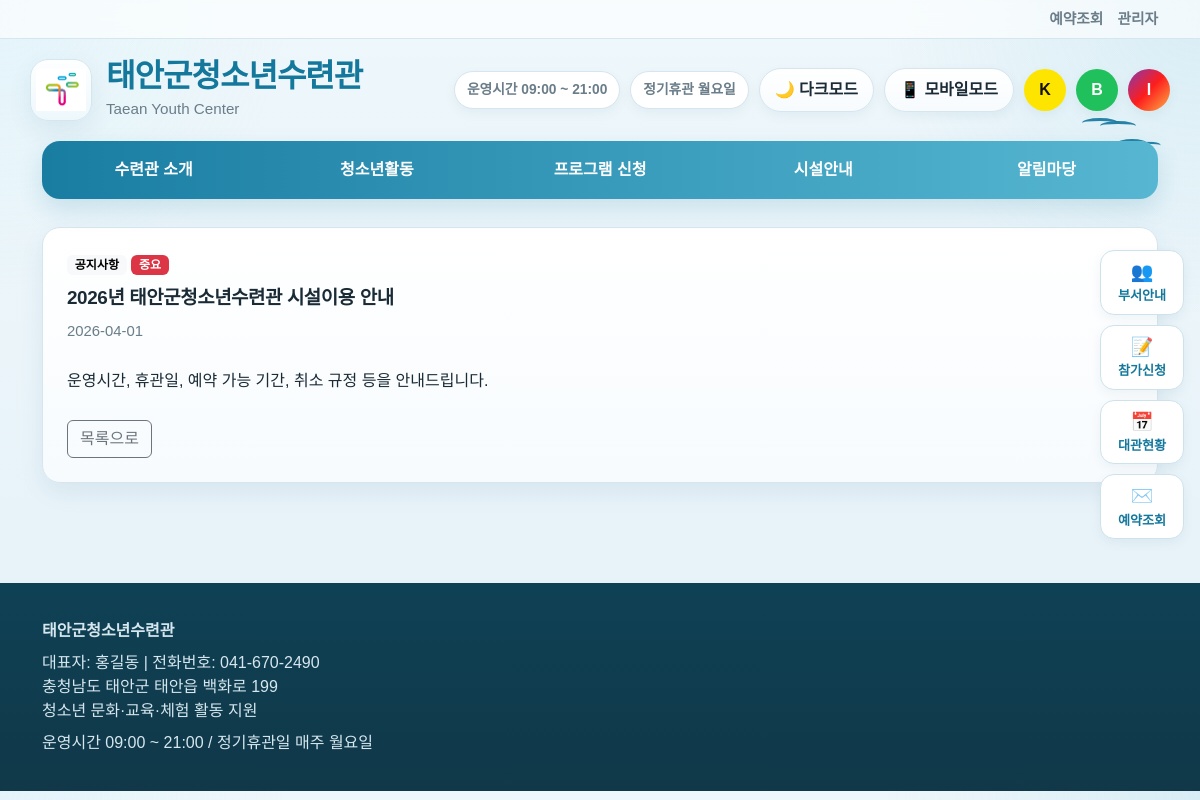
The page /notices/1 on the database its author committed.
### tables this page shows
CREATE TABLE notices (
        id INTEGER PRIMARY KEY AUTOINCREMENT,
        title TEXT NOT NULL,
        content TEXT NOT NULL,
        category TEXT NOT NULL DEFAULT '공지사항',
        is_pinned INTEGER NOT NULL DEFAULT 0,
        created_at TEXT NOT NULL
    );

### app.py (the view)
@app.route("/notices/<int:nid>")
def notice_detail(nid):
    row = get_notice(nid)
    if not row:
        abort(404)
    return render_template("notice_detail.html", row=row)

### app.py (called while the page is built)
def get_db():
    if "db" not in g:
        g.db = sqlite3.connect(DB_PATH)
        g.db.row_factory = sqlite3.Row
    return g.db

def get_notice(nid):
    db = get_db()
    return db.execute("SELECT * FROM notices WHERE id = ?", (nid,)).fetchone()

@app.context_processor
def inject_globals():
    today = date.today()
    max_date = today + timedelta(days=ADVANCE_BOOKING_DAYS)
    return {
        "STATUS_KR": STATUS_KR,
        "OPEN_HOUR": OPEN_HOUR,
        "CLOSE_HOUR": CLOSE_HOUR,
        "today": today.isoformat(),
        "today_obj": today,
        "max_date": max_date.isoformat(),
        "MAX_HOURS_PER_BOOKING": MAX_HOURS_PER_BOOKING,
        "ADVANCE_BOOKING_DAYS": ADVANCE_BOOKING_DAYS,
        "CANCEL_DEADLINE_DAYS": CANCEL_DEADLINE_DAYS,
        "WEEKLY_CLOSED_WEEKDAY": WEEKLY_CLOSED_WEEKDAY,
        "is_expired_reservation": is_expired_reservation
    }

### templates/notice_detail.html
{% extends "base.html" %}
{% block content %}
<div class="card-box p-4">
    <div class="mb-2">
        <span class="badge text-bg-light">{{ row.category }}</span>
        {% if row.is_pinned %}
        <span class="badge text-bg-danger">중요</span>
        {% endif %}
    </div>
    <div class="section-title mb-2">{{ row.title }}</div>
    <div class="small-muted mb-4">{{ row.created_at }}</div>
    <div style="white-space:pre-line; line-height:1.8;">{{ row.content }}</div>
    <div class="mt-4">
        <a href="{{ url_for('notices') }}" class="btn btn-outline-secondary">목록으로</a>
    </div>
</div>
{% endblock %}

### templates/base.html (style rules this page uses)
:root { --bg:#eef7fb; --bg2:#e5f1f8; --surface:#ffffff; --surface2:#f7fbfe; --text:#1b2b36; --muted:#6a7d89; --line:#d6e6ef; --brand:#14789c; --brand-dark:#0d5c79; --nav1:#197da2; --nav2:#57b7d2; --accent:#dff5fb; --shadow:0 10px 24px rgba(18,79,110,.08); --shadow-soft:0 4px 12px rgba(18,79,110,.06); --danger:#c75b5b; --ok:#1d8a5b; --warn:#9a6b11; }
* { box-sizing:border-box; }
html { scroll-behavior:smooth; }
body { background: radial-gradient(circle at top right, rgba(95,181,214,.15), transparent 22%), radial-gradient(circle at left top, rgba(185,234,247,.18), transparent 20%), linear-gradient(180deg,var(--bg),var(--bg2)); color:var(--text); font-family:Arial,"Apple SD Gothic Neo","Malgun Gothic",sans-serif; transition:background .2s ease,color .2s ease; }
a { text-decoration:none; color:inherit; }
.card-box { background:linear-gradient(180deg,var(--surface),var(--surface2)); border:1px solid var(--line); border-radius:18px; box-shadow:var(--shadow); }
.section-title { font-size:1.18rem; font-weight:900; margin-bottom:14px; letter-spacing:-0.02em; }
.small-muted { color:var(--muted); font-size:.93rem; }

### rows shown on the page
notices: category "공지사항", title "2026년 태안군청소년수련관 시설이용 안내", created_at "2026-04-01", content "운영시간, 휴관일, 예약 가능 기간, 취소 규정 등을 안내드립니다."
